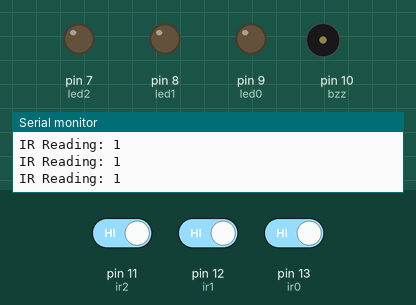
The sketch below on a simulated Arduino Uno, built with avr-gcc and run on an emulated ATmega328P. On the bench: output pins drawn as LEDs (lit = HIGH), buzzer (waves = sounding), the last lines printed to the serial monitor. The test bench sets the inputs (shaded band); at power-on: pin 11 (ir2) HIGH, pin 12 (ir1) HIGH, pin 13 (ir0) HIGH.

Above: at 1.2 s.
1.3 s: pin 11 (ir2) driven LOW
At 2.5 s:
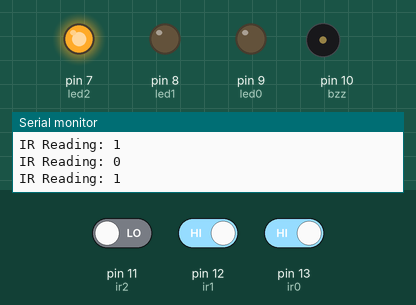
2.8 s: pin 12 (ir1) driven LOW
At 3.6 s:
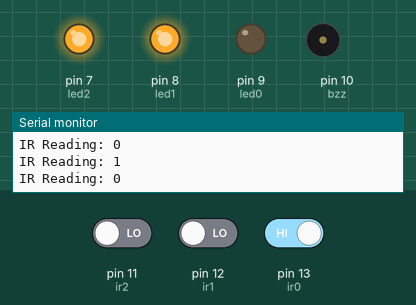
4.3 s: pin 13 (ir0) driven LOW
At 4.45 s:
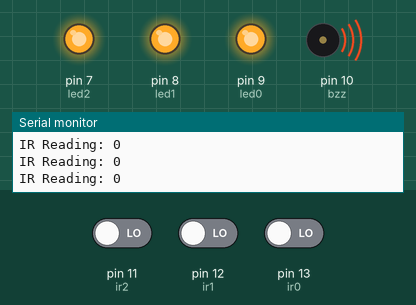
7.3 s: pin 11 (ir2) driven HIGH
At 8.3 s:
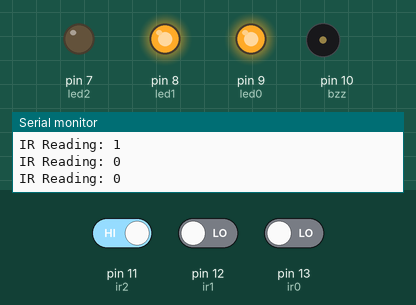
8.8 s: pin 12 (ir1) driven HIGH
At 9.6 s:
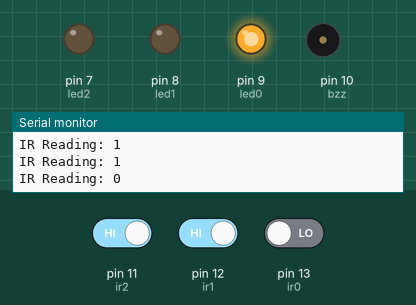
10.3 s: pin 11 (ir2) driven LOW
At 11.4 s:
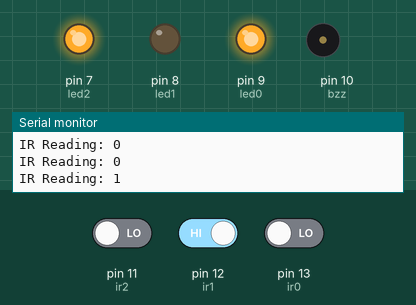
Timing chart, 0 to 12.8 s (numbered marks = the images above; inputs shaded):
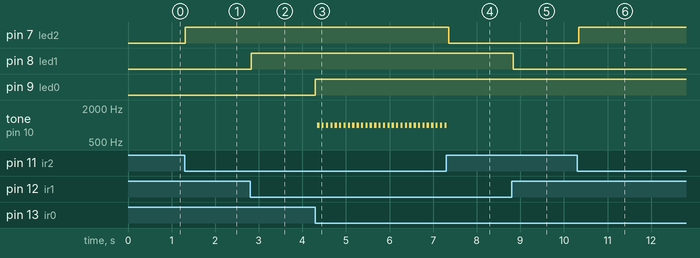

Measured:
- after the input at 1.3 s, pin 7 (led2): LOW → HIGH at once
- after the input at 2.8 s, pin 8 (led1): LOW → HIGH at once
- after the input at 4.3 s, pin 9 (led0): LOW → HIGH at once; tone on pin 10 (bzz): alternates 1000 Hz for 0.05 s and silent for 0.05 s, starting at once
- after the input at 7.3 s, pin 7 (led2): HIGH → LOW after 0.06 s; tone on pin 10 (bzz): goes on until 7.3 s, then stays silent
- after the input at 8.8 s, pin 8 (led1): HIGH → LOW at once
- after the input at 10.3 s, pin 7 (led2): LOW → HIGH at once

The sketch:

Smart-Parking-System.ino
```cpp
int ir0 = 13;
int ir1 = 12;
int ir2 = 11;

int bzz = 10;

int led0 = 9;
int led1 = 8;
int led2 = 7;
int led3 = 6;

bool ob0;
bool ob1;
bool ob2;

boolean detect(int ir, int led) {
  if (digitalRead(ir) == 0) {
    digitalWrite(led, HIGH);
    Serial.print("\nIR Reading: ");
    Serial.print(digitalRead(ir));
    return true;
  } else {
    digitalWrite(led, LOW);
    Serial.print("\nIR Reading: ");
    Serial.print(digitalRead(ir));
    return false;
  }
}

void setup() {
  // put your setup code here, to run once:
  pinMode(ir0, INPUT);
  pinMode(ir1, INPUT);
  pinMode(ir2, INPUT);

  pinMode(bzz, OUTPUT);

  pinMode(led0, OUTPUT);
  pinMode(led1, OUTPUT);
  pinMode(led2, OUTPUT);

  Serial.begin(9600);
}

void loop() {
  // put your main code here, to run repeatedly:
  ob0 = detect(ir0, led0);
  ob1 = detect(ir1, led1);
  ob2 = detect(ir2, led2);

  if ((ob0 == true) && (ob1 == true) && (ob2 == true)) {
    digitalWrite(led3, HIGH);
    tone(bzz, 1000);
    delay(50);
    noTone(bzz);
    delay(50);
    tone(bzz, 1000);
  } else {
    digitalWrite(led3, LOW);
    noTone(bzz);
  }
}
```
